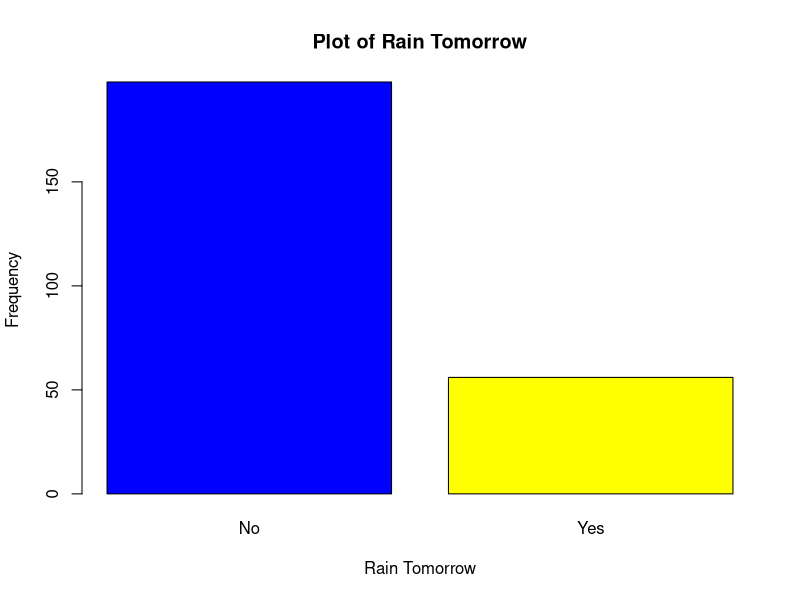
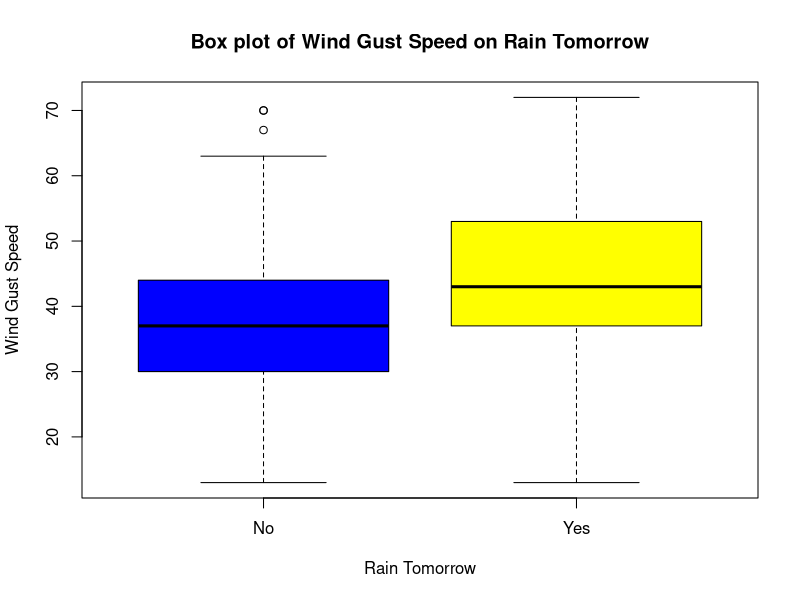

Recreate these plots in R, in order. (Note: this script raises an error after producing the figures.)
######### Question 1############
setwd("~/5310 Project 1")
dat= read.csv("weather-2021.csv", check.names = F)
dim(dat)
######### Question 2############
dat=dat[,-c(10)]
names(dat) <- c("Month", "Date", "MinTemp", "MaxTemp", "Rainfall",
                "Evaporation", "Sunshine", "WindGustDir", "WindGustSpeed",
                "Temp9am", "Humidity9am", "Cloud9am", "WindDir9am",
                "WindSpeed9am", "Pressure9am", "Temp3pm", "Humidity3pm",
                "Cloud3pm", "WindDir3pm", "WindSpeed3pm", "Pressure3pm")
dim(dat);
names(dat)
data=dat
vnames <- colnames(data)
n <- nrow(data)
out <- NULL
for (j in 1:ncol(data)){
  vname <- colnames(data)[j]
  x <- as.vector(data[,j])
  n1 <- sum(is.na(x), na.rm=TRUE)  # NA
  n2 <- sum(x=="NA", na.rm=TRUE) # "NA"
  n3 <- sum(x==" ", na.rm=TRUE)  # missing
  nmiss <- n1 + n2 + n3
  nmiss <- sum(is.na(x))
  ncomplete <- n-nmiss
  out <- rbind(out, c(col.num=j, v.name=vname, mode=mode(x), n.level=length(unique(x)),
                      ncom=ncomplete, nmiss= nmiss, miss.prop=nmiss/n))
}
out <- as.data.frame(out)
row.names(out) <- NULL
out
apply(dat,2,FUN=function(x){table(x, useNA = "ifany")})
data[data$WindSpeed9am == "Calm", ]$WindSpeed9am <- 0
table(data$WindSpeed9am,useNA="ifany")
data$WindSpeed9am <- as.numeric(data$WindSpeed9am)
str(data)
data$RainToday = c(ifelse(data$Rainfall >1, 1,0))
data$RainTomorrow = c(data$RainToday[2:nrow(data)],NA) 
#write.csv(data,"newDataSet.csv")
######### Question 3############
data$RainTomorrow <- ifelse(data$RainTomorrow==0, "No", "Yes")
tab = table(data$RainTomorrow)
barplot(tab,names.arg=row.names(tab),col=c("blue","yellow"),ylab="Frequency",xlab="Rain Tomorrow",main="Plot of Rain Tomorrow")
boxplot<-boxplot(data$WindGustSpeed~data$RainTomorrow,xlab="Rain Tomorrow", ylab="Wind Gust Speed",main="Box plot of Wind Gust Speed on Rain Tomorrow",col=c("blue","yellow"))
data <- na.omit(data)
wilcox.test(data$RainTomorrow~data$WindGustSpeed, data=data, alternative = "two.sided",na.action = na.omit)
t.test(data$RainTomorrow~data$WindGustSpeed, data=data, alternative = "two.sided",na.action)

                 